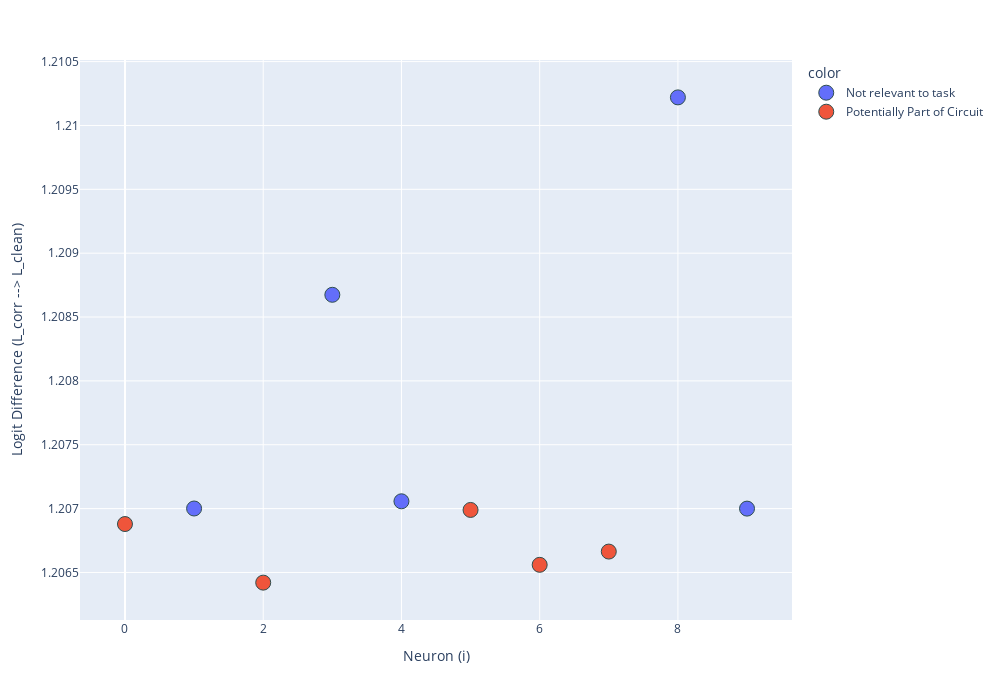
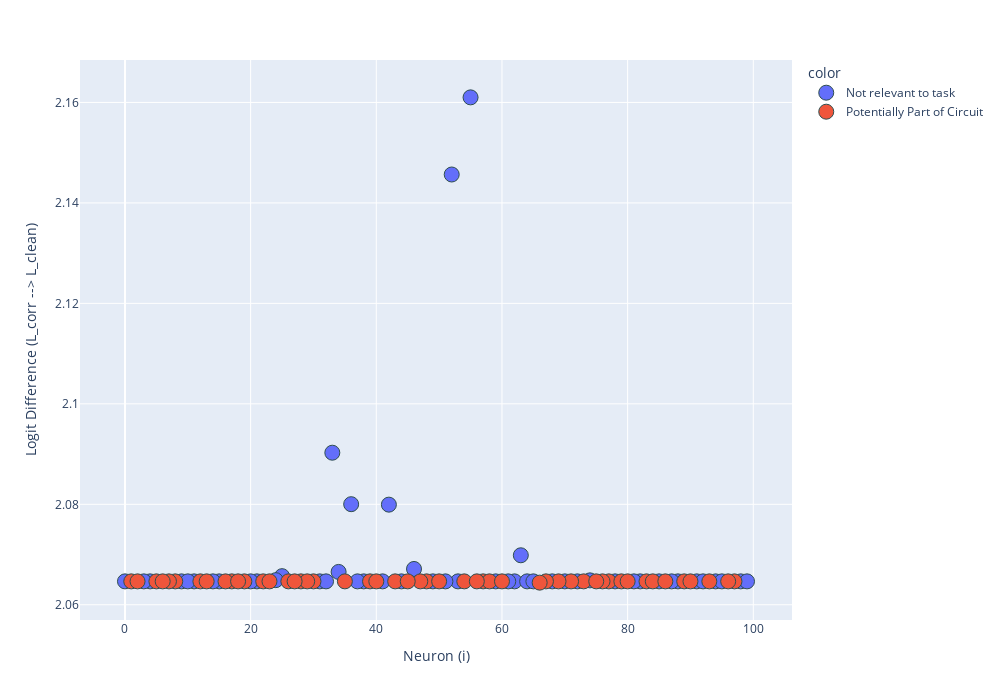

Source (notebook cell) for these figures, in order:
### Code cell
import plotly.express as px
for key, val in layer_dict.items():
    # print(val)
    y_values = [t[1] for t in val]
    x_values = [t[0][1] for t in val]
    # print(x_values)
    print(np.mean(y_values))
    print(y_values)

    colors = ['Potentially Part of Circuit' if y < np.median(y_values) else 'Not relevant to task' for y in y_values]
    if key == 2:
        colors = ['Potentially Part of Circuit' if y <= np.median(y_values) else 'Not relevant to task' for y in y_values]
    if key == 1:
        colors = ['Potentially Part of Circuit' if y <= np.median(y_values) else 'Not relevant to task' for y in y_values]
    fig = px.scatter(x = x_values, y=y_values, color=colors) #, size=[0.001]*len(x_values))
    fig.update_traces(marker=dict(
        size=15,
        line=dict(
            width=1,
            color='DarkSlateGrey'
        )
    ))
    fig.update_xaxes(title_text='Neuron (i)')
    fig.update_yaxes(title_text='Logit Difference (L_corr --> L_clean)')
    fig.update_layout(width=1000, height=700)
    fig.show()
    # break

### Figure 1 — Plotly figure (JSON) as saved in the notebook; plotly's stock layout.template omitted (floating-point values rounded to 4 significant figures)
{"data": [{"hovertemplate": "color=Not relevant to task<br>x=%{x}<br>y=%{y}<extra></extra>", "legendgroup": "Not relevant to task", "marker": {"color": "#636efa", "line": {"color": "DarkSlateGrey", "width": 1}, "size": 15, "symbol": "circle"}, "mode": "markers", "name": "Not relevant to task", "orientation": "v", "showlegend": true, "type": "scatter", "x": [8, 3, 4, 1, 9], "xaxis": "x", "y": [1.21, 1.209, 1.207, 1.207, 1.207], "yaxis": "y"}, {"hovertemplate": "color=Potentially Part of Circuit<br>x=%{x}<br>y=%{y}<extra></extra>", "legendgroup": "Potentially Part of Circuit", "marker": {"color": "#EF553B", "line": {"color": "DarkSlateGrey", "width": 1}, "size": 15, "symbol": "circle"}, "mode": "markers", "name": "Potentially Part of Circuit", "orientation": "v", "showlegend": true, "type": "scatter", "x": [5, 0, 7, 6, 2], "xaxis": "x", "y": [1.207, 1.207, 1.207, 1.207, 1.206], "yaxis": "y"}], "layout": {"height": 700, "legend": {"title": {"text": "color"}, "tracegroupgap": 0}, "margin": {"t": 60}, "width": 1000, "xaxis": {"anchor": "y", "domain": [0, 1], "title": {"text": "Neuron (i)"}}, "yaxis": {"anchor": "x", "domain": [0, 1], "title": {"text": "Logit Difference (L_corr --> L_clean)"}}}}

### Figure 2 — Plotly figure (JSON) as saved in the notebook; plotly's stock layout.template omitted (floating-point values rounded to 4 significant figures)
{"data": [{"hovertemplate": "color=Not relevant to task<br>x=%{x}<br>y=%{y}<extra></extra>", "legendgroup": "Not relevant to task", "marker": {"color": "#636efa", "line": {"color": "DarkSlateGrey", "width": 1}, "size": 15, "symbol": "circle"}, "mode": "markers", "name": "Not relevant to task", "orientation": "v", "showlegend": true, "type": "scatter", "x": [55, 52, 33, 36, 42, 63, 46, 34, 25, 24, 74, 62, 38, 64, 70, 59, 94, 72, 98, 85, 99, 21, 61, 53, 11, 88, 78, 37, 51, 95, 41, 82, 44, 91, 81, 68, 20, 4, 15, 87, 9, 3, 10, 49, 0, 92, 65, 31, 32, 14], "xaxis": "x", "y": [2.161, 2.146, 2.09, 2.08, 2.08, 2.07, 2.067, 2.067, 2.066, 2.065, 2.065, 2.065, 2.065, 2.065, 2.065, 2.065, 2.065, 2.065, 2.065, 2.065, 2.065, 2.065, 2.065, 2.065, 2.065, 2.065, 2.065, 2.065, 2.065, 2.065, 2.065, 2.065, 2.065, 2.065, 2.065, 2.065, 2.065, 2.065, 2.065, 2.065, 2.065, 2.065, 2.065, 2.065, 2.065, 2.065, 2.065, 2.065, 2.065, 2.065], "yaxis": "y"}, {"hovertemplate": "color=Potentially Part of Circuit<br>x=%{x}<br>y=%{y}<extra></extra>", "legendgroup": "Potentially Part of Circuit", "marker": {"color": "#EF553B", "line": {"color": "DarkSlateGrey", "width": 1}, "size": 15, "symbol": "circle"}, "mode": "markers", "name": "Potentially Part of Circuit", "orientation": "v", "showlegend": true, "type": "scatter", "x": [97, 30, 73, 57, 12, 77, 79, 22, 19, 48, 54, 28, 58, 83, 8, 17, 93, 50, 76, 5, 47, 80, 43, 29, 39, 13, 16, 1, 84, 40, 45, 23, 18, 7, 71, 86, 75, 60, 89, 90, 2, 69, 56, 26, 27, 96, 67, 35, 6, 66], "xaxis": "x", "y": [2.065, 2.065, 2.065, 2.065, 2.065, 2.065, 2.065, 2.065, 2.065, 2.065, 2.065, 2.065, 2.065, 2.065, 2.065, 2.065, 2.065, 2.065, 2.065, 2.065, 2.065, 2.065, 2.065, 2.065, 2.065, 2.065, 2.065, 2.065, 2.065, 2.065, 2.065, 2.065, 2.065, 2.065, 2.065, 2.065, 2.065, 2.065, 2.065, 2.065, 2.065, 2.065, 2.065, 2.065, 2.065, 2.065, 2.065, 2.065, 2.065, 2.064], "yaxis": "y"}], "layout": {"height": 700, "legend": {"title": {"text": "color"}, "tracegroupgap": 0}, "margin": {"t": 60}, "width": 1000, "xaxis": {"anchor": "y", "domain": [0, 1], "title": {"text": "Neuron (i)"}}, "yaxis": {"anchor": "x", "domain": [0, 1], "title": {"text": "Logit Difference (L_corr --> L_clean)"}}}}
